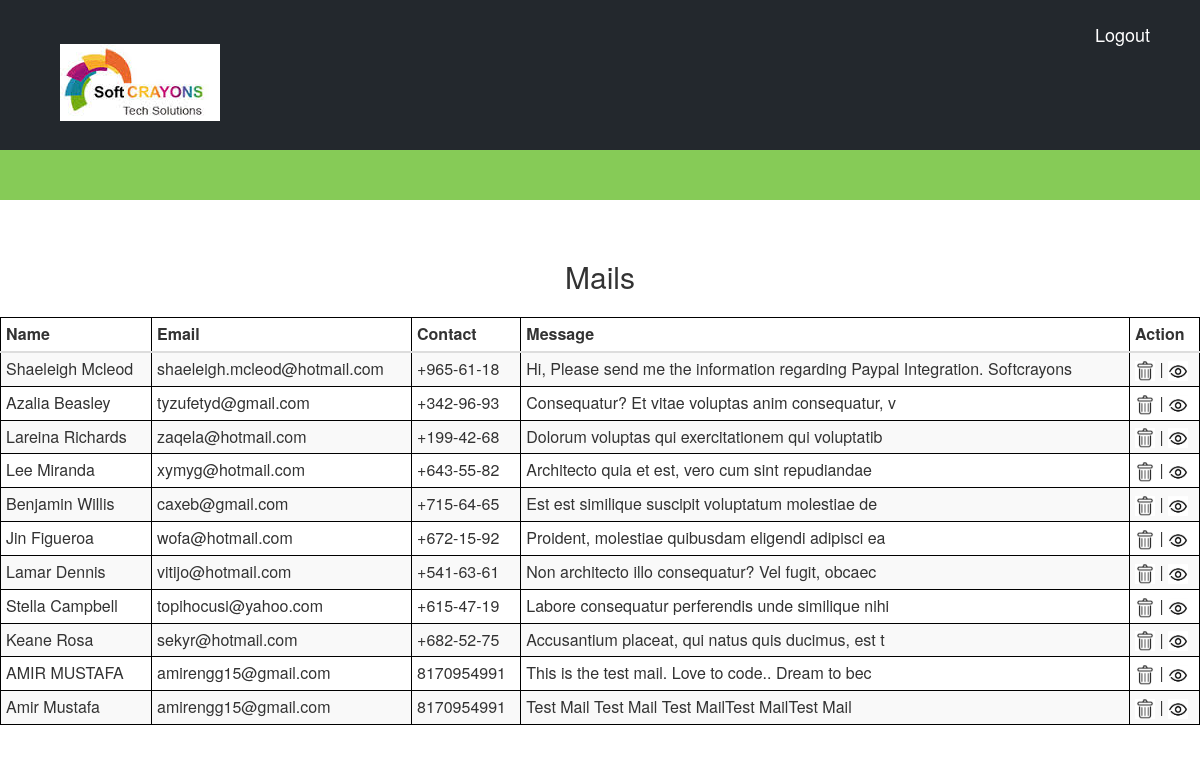
The page /admin/mails.php (signed in) on the database its author committed.
### tables this page shows
CREATE TABLE IF NOT EXISTS `mail` (
`id` int(11) NOT NULL,
  `name` varchar(30) NOT NULL,
  `email` varchar(50) NOT NULL,
  `mobile` varchar(10) NOT NULL,
  `message` text NOT NULL
);

### config/model.php (called while the page is built, shortened)
<?php
	include("webconfig.php");
	class Model {
		var $RESULT = '';
		public function __construct () {
			$this->CONFIG = new webConfig();
		}
		public function exeQuery($sql) {
					$this->SQL = $sql;
					$this->RESULT = mysql_query($this->SQL);
					return $this->RESULT;
		}
		public function getObject() {
			$array = array();
			while($row = mysql_fetch_object($this->RESULT)) {
				$array[] = $row;
		}
			return $array;
	}
}
?>

### config/webconfig.php (called while the page is built, shortened)
<?php
class webConfig {
	public function __construct() {
		$url = $_SERVER['HTTP_HOST']."/email4/";
		$docu_root = $_SERVER['DOCUMENT_ROOT']."/email4/admin";
	}
}
?>

### config/controller.php (called while the page is built, shortened)
<?php
	include("model.php");
	class Controller {
		var $DB = '';
		function __construct() {
			$this->DB = new Model();
		}
		function getAllMails() {
			$sql = "SELECT * FROM mail ORDER BY id DESC";
			if($this->DB->exeQuery($sql)) {
				$rs = $this->DB->getObject();
				return $rs;
			}
		}
	}
?>

### admin/mails.php (the view, shortened to what this page needs)
<?php
	include("../config/controller.php");
	$obj = new Controller();
	$all_mails = $obj->getAllMails();
?>
<html>
		<head>
			<link rel="stylesheet" type="text/css" href="style2.css ">
			<link rel="stylesheet" href="assets/css/bootstrap.css">
		</head>
		<body>
			<?php include "header.php" ?>
			<div id="headbar">
					</div>
					<div id="body">
						<div id="right_container">
							<br><br><center><h2>Mails</h2></center>
							<div id="mail_div">
								<table id="mail_table" class="table table-striped table-hover table-condensed ">
									<thead>
										<tr class="mail_table">
										<th class="mail_table">Name</th>
										<th class="mail_table">Email</th>
										<th class="mail_table">Contact</th>
										<th class="mail_table">Message</th>
										<th class="mail_table">Action</th>
									</tr>
									</thead>
									<tbody class="mail_table">
										<?php
											if(!empty($all_mails)) {
												foreach($all_mails as $k=>$v) {
													?>
													<tr class="mail_table">
														<td class="mail_table"><?php echo $v->name ?></td>
														<td class="mail_table"><?php echo $v->email ?></td>
														<td class="mail_table"><?php echo $v->mobile ?></td>
														<td class="mail_table"><?php echo $v->message ?></td>
														<td class="mail_table"><a href="mail_delete.php?id=<?php echo $v->id; ?>"><img src="assets/images/delete.png"></a>
														 |
														 <a href="view.php?id=<?php echo $v->id; ?>"><img src="assets/images/view.png"></a></td>
													</tr>
													<?php } } ?>
									</tbody>
								</table>
							</div>
						</div>
					</div>
			</body>
		</html>

### admin/header.php
<div id="header">
		<a href="logout.php"><h4 id="header_h4">Logout</h4></a>
		<a href="dashboard.php"><h1 style="margin-left: 5%; padding-top: 2%; color: white"><img src="assets/images/logo.jpg"></h1></a>
</div>

### admin/style2.css (style rules this page uses)
#header { width: 100%; height: 150px; background: #23282D; margin-top: 0px; float: left; clear: both; }
#right_container { width: 100%; height: auto; float: left; background: white; }
#headbar { width: 100%; height: 50px; background: #86CB57; float: left; clear: both; }
a { text-decoration: none; color: inherit; }
a:link { color: inherit; text-decoration: none; }
#header_h4 { color: white; text-align: right; padding-top:5px; float:right; clear: both; margin-right: 50px; margin-top: 20px; }
#mail_div { width: 100%; margin-top: 2%; }
table, td, th, tr { border: 1px solid black; border-collapse: collapse; text-align: justify; }
.mail_table { border: 1px solid black; border-collapse: collapse; text-align: justify; }

### rows shown on the page
mail: name "Shaeleigh Mcleod", email "shaeleigh.mcleod@hotmail.com", mobile "+965-61-18", message "Hi, Please send me the information regarding Paypal Integration. Softcrayons"
mail: name "Azalia Beasley", email "tyzufetyd@gmail.com", mobile "+342-96-93", message "Consequatur? Et vitae voluptas anim consequatur, v"
mail: name "Lareina Richards", email "zaqela@hotmail.com", mobile "+199-42-68", message "Dolorum voluptas qui exercitationem qui voluptatib"
mail: name "Lee Miranda", email "xymyg@hotmail.com", mobile "+643-55-82", message "Architecto quia et est, vero cum sint repudiandae"
mail: name "Benjamin Willis", email "caxeb@gmail.com", mobile "+715-64-65", message "Est est similique suscipit voluptatum molestiae de"
mail: name "Jin Figueroa", email "wofa@hotmail.com", mobile "+672-15-92", message "Proident, molestiae quibusdam eligendi adipisci ea"
mail: name "Lamar Dennis", email "vitijo@hotmail.com", mobile "+541-63-61", message "Non architecto illo consequatur? Vel fugit, obcaec"
mail: name "Stella Campbell", email "topihocusi@yahoo.com", mobile "+615-47-19", message "Labore consequatur perferendis unde similique nihi"
mail: name "Keane Rosa", email "sekyr@hotmail.com", mobile "+682-52-75", message "Accusantium placeat, qui natus quis ducimus, est t"
mail: name "AMIR MUSTAFA", email "amirengg15@gmail.com", mobile "8170954991", message "This is the test mail. Love to code.. Dream to bec"
mail: name "Amir Mustafa", email "amirengg15@gmail.com", mobile "8170954991", message "Test Mail Test Mail Test MailTest MailTest Mail"
